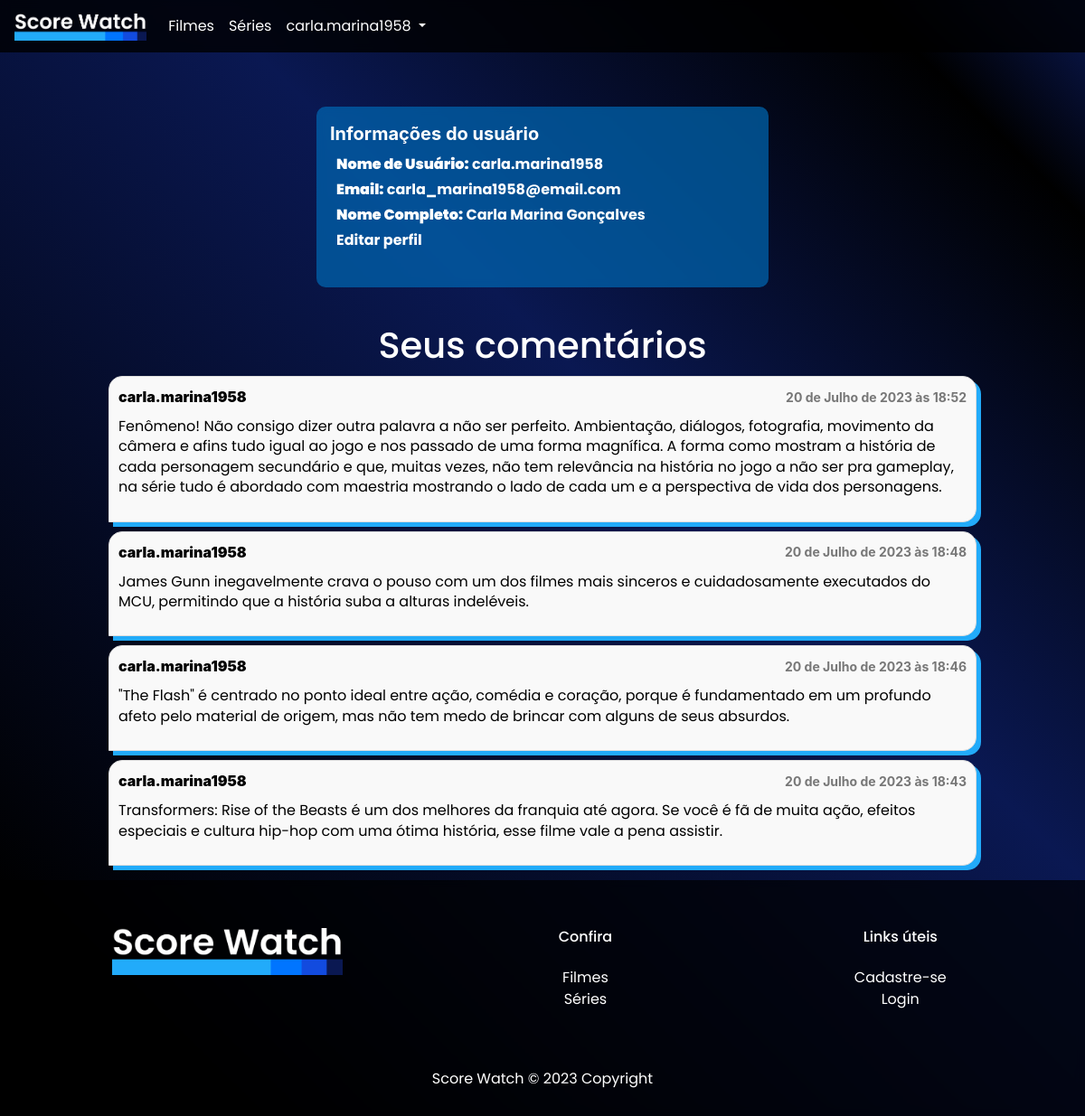
The page /perfil/ (signed in) on the database its author committed.
### score_watch_app/models.py (models this page shows, shortened)
class Comentario(models.Model):
    avaliacao = models.ForeignKey(Avaliacao, on_delete=models.CASCADE, related_name='comentarios')
    usuario = models.ForeignKey(User, on_delete=models.CASCADE)
    texto = models.TextField()
    data_comentario = models.DateTimeField(auto_now_add=True)

### score_watch_app/views.py (the view)
# urls.py: path('perfil/', views.perfil, name='perfil'),
@login_required
def perfil(request):
    comentarios_recentes = Comentario.objects.filter(usuario=request.user).order_by('-data_comentario')[:5]
    context = {
        'username': request.user.username,
        'email': request.user.email,
        'nome_completo': request.user.get_full_name(),
        'comentarios_recentes': comentarios_recentes,
    }
    return render(request, 'perfil.html', context)

### score_watch_app/templates/perfil.html (shortened to what this page needs)
<!DOCTYPE html>
<html>
<head>
    {% include 'head.html' %}
</head>
<body>
    {% include 'menu.html' %}
    <div class="painel-container" style="margin-top:5%">
        <div class="painel" style="text-align: left; height:200px">
            <div class="painel-header">Informações do usuário</div>
            <div class="painel-body">
                <p class="perfil-p"><strong>Nome de Usuário:</strong> {{ username }}</p>
                <p class="perfil-p"><strong>Email:</strong> {{ email }}</p>
                <p class="perfil-p"><strong>Nome Completo:</strong> {{ nome_completo }}</p>
                <a href="{% url 'editar-perfil' %}"><p class="perfil-p">Editar perfil</p></a>
            </div>
        </div>
    </div>
    <div style="display: block; margin-top: 30px;"><h1 class="topico">Seus comentários</h1></div>
    <div>
        {% if comentarios_recentes %}
            <ul class="comentarios-list">
                {% for comentario in comentarios_recentes %}
                    <li class="comentario-item">
                        <div class="comentario-info">
                            <strong>
                                {{ comentario.usuario }}
                            </strong>
                            <span class="data">{{ comentario.data_comentario }}</span>
                        </div>
                        <p class="texto">{{ comentario.texto }}</p>
                    </li>
                {% endfor %}
            </ul>
        {% else %}
            <p style="text-align:center">Nenhum comentário encontrado.</p><br><br><br>
        {% endif %}
    </div>
    {% include 'footer.html' %}
</body>
</html>

### score_watch_app/templates/menu.html (shortened to what this page needs)
{% load static %}
<nav class="navbar fixed-top navbar-expand-lg navbar-dark">
    <a class="navbar-brand" href="{% url 'home' %}"><img src="{% static 'imgs/score-watch.png' %}" alt="Logo Score Watch"></a>
    <div class="collapse navbar-collapse" id="navbarSupportedContent">
        <ul class="navbar-nav mr-auto">
            <li>
                <a class="nav-link" href="{% url 'filmes' %}">Filmes</a>
            </li>
            <li>
                <a class="nav-link" href="{% url 'series' %}">Séries</a>
            </li>
            {% if user.is_authenticated %}
            <li class="nav-item dropdown">
                <a class="nav-link dropdown-toggle" href="#" id="navbarDropdown" role="button" data-toggle="dropdown" aria-haspopup="true" aria-expanded="false">
                    {{ user.username }}
                </a>
            </li>
            {% endif %}
        </ul>
    </div>
</nav><br><br>

### score_watch_app/static/css/style.css (style rules this page uses)
* { margin: 0; padding: 0; box-sizing: border-box; }
body { background: linear-gradient(45deg, #000000 10%, #0a1852 60%, #000000 90%, #0a1852 100%); font-family: "Poppins"; color: #fff; }
p { color: #ffffff; font-family: "Poppins"; }
.navbar-brand img { height: 30px; }
.navbar-dark { background: rgba(0, 0, 0, .8); backdrop-filter: blur(5px); position: fixed; font-family: "Poppins"!important; }
.navbar-dark .navbar-nav .nav-link { color: rgba(255, 255, 255, 1)!important; }
.painel-container { display: flex; flex-wrap: wrap; align-items: center; justify-content: center; }
.painel { width: 500px; background-color: rgba(0, 104, 180, 0.7); backdrop-filter: blur(5px); border-radius: 10px; margin: 10px; padding: 15px; color: #ffffff; }
.painel-header { font-size: 20px!important; color: #fff; font-weight: bold; }
.painel-body { padding: 5px; }
.perfil-p { margin: 0px; padding: 2px; font-weight: bold; color: #ffffff; }
.comentarios-list { list-style: none; padding: 0; }
.comentario-item { box-shadow: 5px 5px #22abfa; margin-bottom: 20px; padding: 10px; border: 1px solid #ddd; background-color: #f9f9f9; width: 80%; margin: 10px auto; border-top-left-radius: 15px; border-top-right-radius: 15px; border-bottom-right-radius: 15px; color: #000000; }
.comentario-info { display: flex; justify-content: space-between; align-items: center; font-weight: bold; margin-bottom: 10px; }
.data { color: #777; font-size: 14px; }
.texto { font-size: 16px; line-height: 1.4; color: #000000; }
.topico { color: #fff; font-family: "Poppins"!important; text-align: center; }

### rows shown on the page
Comentario: usuario "carla.marina1958", data_comentario "20 de Julho de 2023 às 18:52", texto "Fenômeno! Não consigo dizer outra palavra a não ser perfeito. Ambientação, diálogos, fotografia, movimento da câmera e afins tudo igual ao jogo e nos passado de uma forma magnífica. A forma como mostram a história de cada personagem secundário e que, muitas vezes, não tem relevância na história no jogo a não ser pra gameplay, na série tudo é abordado com maestria mostrando o lado de cada um e a perspectiva de vida dos personagens."
Comentario: usuario "carla.marina1958", data_comentario "20 de Julho de 2023 às 18:48", texto "James Gunn inegavelmente crava o pouso com um dos filmes mais sinceros e cuidadosamente executados do MCU, permitindo que a história suba a alturas indeléveis."
Comentario: usuario "carla.marina1958", data_comentario "20 de Julho de 2023 às 18:46", texto "\"The Flash\" é centrado no ponto ideal entre ação, comédia e coração, porque é fundamentado em um profundo afeto pelo material de origem, mas não tem medo de brincar com alguns de seus absurdos."
Comentario: usuario "carla.marina1958", data_comentario "20 de Julho de 2023 às 18:43", texto "Transformers: Rise of the Beasts é um dos melhores da franquia até agora. Se você é fã de muita ação, efeitos especiais e cultura hip-hop com uma ótima história, esse filme vale a pena assistir."

### other values the page prints
{{ user.username }} "carla.marina1958"
{{ username }} "carla.marina1958"
{{ email }} "carla_marina1958@email.com"
{{ nome_completo }} "Carla Marina Gonçalves"
